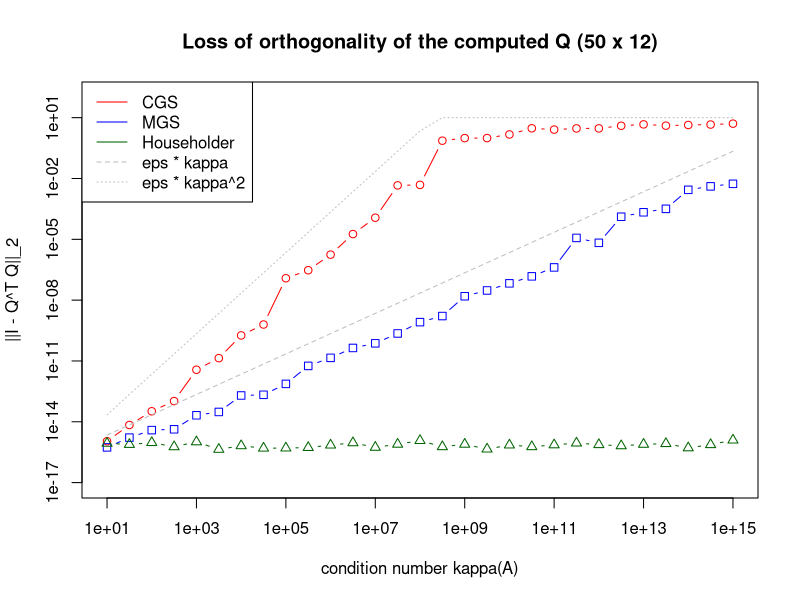

The R source for this figure:
# Loss of orthogonality ||I - Q^T Q|| of classical Gram-Schmidt, modified Gram-Schmidt and Householder QR.
set.seed(0)
m <- 50; n <- 12
eps <- .Machine$double.eps

cgs <- function(A) {
  Q <- matrix(0, nrow(A), ncol(A))
  for (j in 1:ncol(A)) {
    v <- A[, j]
    if (j > 1) for (i in 1:(j - 1)) v <- v - sum(Q[, i] * A[, j]) * Q[, i]  # original column
    Q[, j] <- v / sqrt(sum(v^2))
  }
  Q
}
mgs <- function(A) {
  V <- A; Q <- matrix(0, nrow(A), ncol(A))
  for (i in 1:ncol(A)) {
    Q[, i] <- V[, i] / sqrt(sum(V[, i]^2))
    if (i < ncol(A)) for (j in (i + 1):ncol(A)) V[, j] <- V[, j] - sum(Q[, i] * V[, j]) * Q[, i]  # updated column
  }
  Q
}
test_matrix <- function(kappa) {
  U <- qr.Q(qr(matrix(rnorm(m * n), m)))
  V <- qr.Q(qr(matrix(rnorm(n * n), n)))
  U %*% diag(10^seq(0, -log10(kappa), length.out = n)) %*% t(V)
}

kappas <- 10^seq(1, 15, length.out = 29)
loss <- sapply(kappas, function(k) {
  A <- test_matrix(k)
  sapply(list(CGS = cgs(A), MGS = mgs(A), Householder = qr.Q(qr(A))),
         function(Q) norm(diag(n) - crossprod(Q), "2"))
})

matplot(kappas, t(loss), log = "xy", type = "b", pch = c(1, 0, 2), lty = 1,
        col = c("red", "blue", "darkgreen"), ylim = c(1e-17, 1e2),
        xlab = "condition number kappa(A)", ylab = "||I - Q^T Q||_2",
        main = "Loss of orthogonality of the computed Q (50 x 12)")
lines(kappas, eps * kappas, lty = 2, col = "gray")
lines(kappas, pmin(eps * kappas^2, 10), lty = 3, col = "gray")
legend("topleft", c(rownames(loss), "eps * kappa", "eps * kappa^2"),
       col = c("red", "blue", "darkgreen", "gray", "gray"), lty = c(1, 1, 1, 2, 3))
